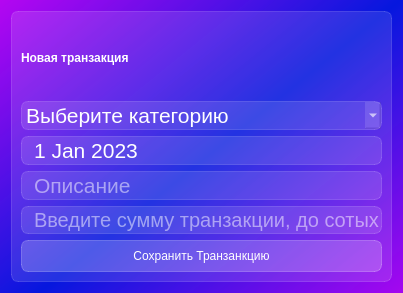
<?xml version="1.0" encoding="UTF-8"?>
<ui version="4.0">
 <class>Dialog</class>
 <widget class="QDialog" name="Dialog">
  <property name="geometry">
   <rect>
    <x>0</x>
    <y>0</y>
    <width>403</width>
    <height>293</height>
   </rect>
  </property>
  <property name="windowTitle">
   <string>WalletWise: Family Finance Tracker</string>
  </property>
  <property name="styleSheet">
   <string notr="true">background-color: qlineargradient(spread:reflect, x1:0.549682, y1:0.494, x2:0, y2:0, stop:0 rgba(0, 18, 221, 216), stop:1 rgba(179, 0, 241, 216));
font: 10pt &quot;Bahnschrift SemiLight&quot;;
</string>
  </property>
  <layout class="QVBoxLayout" name="verticalLayout_2">
   <item>
    <widget class="QFrame" name="frame">
     <property name="styleSheet">
      <string notr="true">background-color: rgba(255, 255, 255, 30);
border: 1px solid rgba(255, 255, 255, 40);
border-radius: 7px;</string>
     </property>
     <property name="frameShape">
      <enum>QFrame::StyledPanel</enum>
     </property>
     <property name="frameShadow">
      <enum>QFrame::Raised</enum>
     </property>
     <layout class="QVBoxLayout" name="verticalLayout">
      <item>
       <widget class="QLabel" name="transaction_label">
        <property name="styleSheet">
         <string notr="true">color: rgb(255, 255, 255);
font: 75 20pt &quot;MS Shell Dlg 2&quot;;
background-color: none;
border: none;
font-weight: bold;
</string>
        </property>
        <property name="text">
         <string>Новая транзакция</string>
        </property>
       </widget>
      </item>
      <item>
       <widget class="QComboBox" name="categoryComboBox">
        <property name="styleSheet">
         <string notr="true">QComboBox{
font-size: 16pt;
color: white;
}

QComboBox::item{
color: black;
}</string>
        </property>
        <property name="editable">
         <bool>false</bool>
        </property>
        <property name="currentText">
         <string>Выберите категорию</string>
        </property>
        <property name="currentIndex">
         <number>0</number>
        </property>
        <property name="duplicatesEnabled">
         <bool>false</bool>
        </property>
        <item>
         <property name="text">
          <string>Выберите категорию</string>
         </property>
        </item>
        <item>
         <property name="text">
          <string>Здоровье</string>
         </property>
        </item>
        <item>
         <property name="text">
          <string>Еда</string>
         </property>
        </item>
        <item>
         <property name="text">
          <string>Развлечения</string>
         </property>
        </item>
        <item>
         <property name="text">
          <string>Подарки</string>
         </property>
        </item>
        <item>
         <property name="text">
          <string>Другое</string>
         </property>
        </item>
       </widget>
      </item>
      <item>
       <widget class="QDateEdit" name="dateEdit">
        <property name="styleSheet">
         <string notr="true">font-size: 16pt;
color: white;
padding-left:10px;</string>
        </property>
        <property name="buttonSymbols">
         <enum>QAbstractSpinBox::NoButtons</enum>
        </property>
        <property name="date">
         <date>
          <year>2023</year>
          <month>1</month>
          <day>1</day>
         </date>
        </property>
       </widget>
      </item>
      <item>
       <widget class="QLineEdit" name="descriptionLine">
        <property name="styleSheet">
         <string notr="true">font-size: 16pt;
color:rgb(255, 255, 255);
padding-left: 10px;</string>
        </property>
        <property name="placeholderText">
         <string>Описание</string>
        </property>
       </widget>
      </item>
      <item>
       <widget class="QLineEdit" name="money_sumLine">
        <property name="styleSheet">
         <string notr="true">font-size: 15pt;
color:rgb(255, 255, 255);
padding-left: 10px;</string>
        </property>
        <property name="placeholderText">
         <string>Введите сумму транзакции, до сотых</string>
        </property>
       </widget>
      </item>
      <item>
       <widget class="QPushButton" name="save_pushButton">
        <property name="styleSheet">
         <string notr="true">QPushButton {
font: 75 12pt &quot;MS Shell Dlg 2&quot;;
color: rgb(255, 255, 255);
background-color: rgba(255, 255, 255, 50);
border: 1px solid rgba(255, 255, 255, 60);
border-radius: 7px;
width: 230px;
height: 30px;
}
QPushButton:hover{
background-color: rgba(255, 255, 255, 60);
}

QPushButton:pressed{
background-color: rgba(255, 255, 255, 80);
}</string>
        </property>
        <property name="text">
         <string>Сохранить Транзанкцию</string>
        </property>
       </widget>
      </item>
     </layout>
    </widget>
   </item>
  </layout>
 </widget>
 <resources>
  <include location="res.qrc"/>
 </resources>
 <connections/>
</ui>
